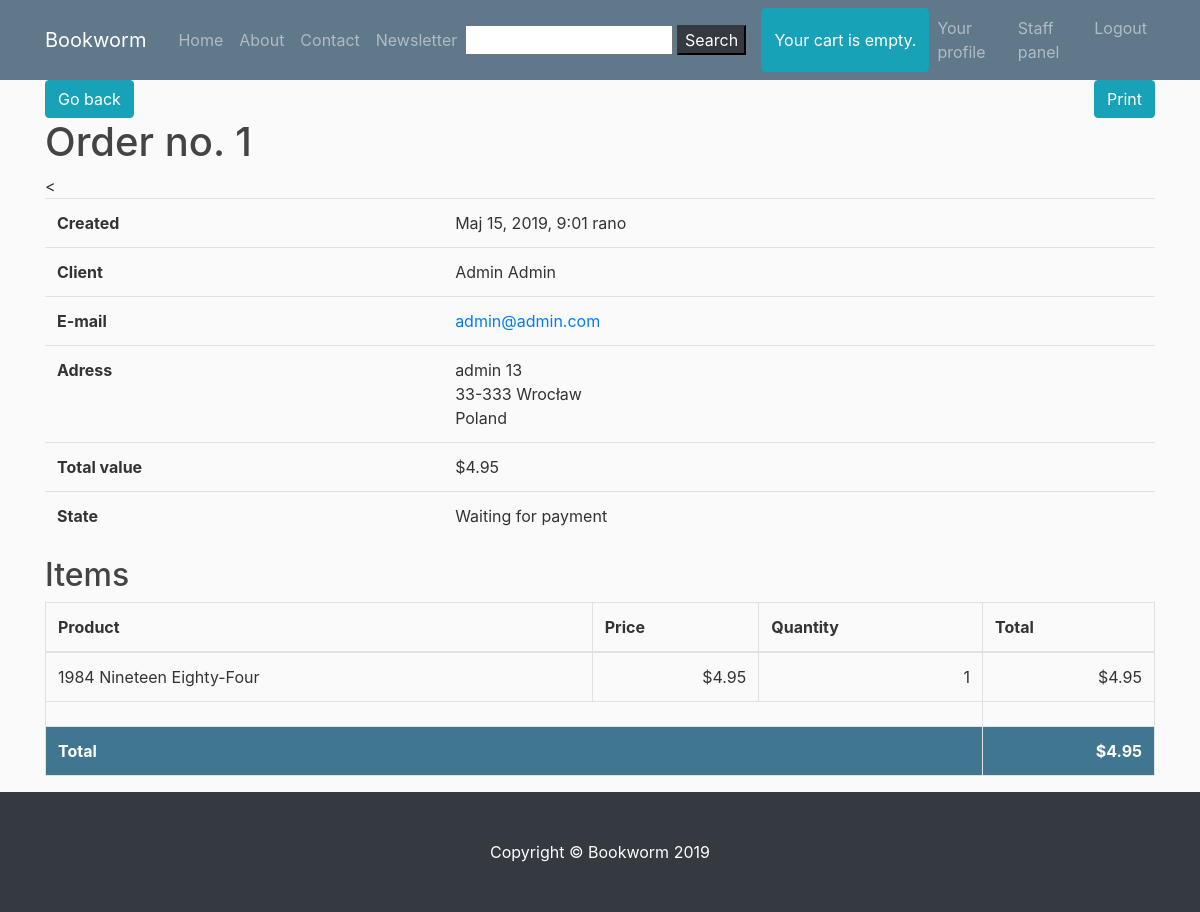
/account/order_detail/1 (signed in), run on the app's committed database.
### orders/models.py (models this page shows, shortened)
class Order(models.Model):
    address = models.ForeignKey(Address, on_delete=models.DO_NOTHING)
    user = models.ForeignKey(User, on_delete=models.DO_NOTHING)
    created = models.DateTimeField(auto_now_add=True)
    updated = models.DateTimeField(auto_now=True)
    paid = models.BooleanField(default=False)
    class Meta:
        ordering = ("created",)
    def get_total_cost(self):
        return sum(item.get_cost() for item in self.items.all())

class OrderItem(models.Model):
    order = models.ForeignKey(Order, related_name="items", on_delete=models.CASCADE)
    product = models.ForeignKey(
        Product, related_name="order_items", on_delete=models.CASCADE
    )
    price = models.DecimalField(max_digits=10, decimal_places=2)
    quantity = models.PositiveIntegerField(default=1)
    def get_cost(self):
        return self.price * self.quantity

### account/models.py (models this page shows, shortened)
class Address(models.Model):
    user = models.ForeignKey(
        User, on_delete=models.SET_NULL, related_name="addresses", null=True
    )
    uuid = models.UUIDField(default=uuid.uuid4, editable=False, null=True)
    name = models.CharField(max_length=100)
    phone = models.CharField(max_length=100, null=True)
    street = models.CharField(max_length=100, null=True)
    city = models.CharField(max_length=100, null=True)
    province = models.CharField(max_length=100, null=True, blank=True)
    postal_code = models.CharField(max_length=100, null=True)
    country = models.CharField(max_length=100, null=True)

class User(AbstractBaseUser):
    email = models.EmailField(max_length=255, unique=True)
    is_active = models.BooleanField(default=True)  # can login
    is_staff = models.BooleanField(default=False)  # staff user non superuser
    is_admin = models.BooleanField(default=False)  # superuser
    created = models.DateTimeField(auto_now_add=True)
    updated = models.DateTimeField(auto_now=True)
    USERNAME_FIELD = "email"  # username
    REQUIRED_FIELDS = []
    objects = UserManager()
    def __str__(self):
        return self.email

### shop/models.py (models this page shows, shortened)
class Product(models.Model):
    name = models.CharField(max_length=100, db_index=True)
    slug = models.SlugField(max_length=150, db_index=True)
    description = models.TextField()
    original_price = models.DecimalField(max_digits=10, decimal_places=2)
    stock = models.PositiveIntegerField()
    available = models.BooleanField(default=True)
    created = models.DateTimeField(auto_now_add=True)
    updated = models.DateTimeField(auto_now=True)
    category = models.ForeignKey(
        Category, on_delete=models.SET_NULL, null=True, blank=True
    )
    total_rating = models.DecimalField(max_digits=3, decimal_places=2, default=0)
    count_rating = models.PositiveIntegerField(default=0)
    likes = models.IntegerField(default=0)
    class Meta:
        ordering = ("name",)

### account/views.py (the view)
# urls.py: path("order_detail/<int:pk>", order_detail, name="order_detail"),
@login_required
def order_detail(request, pk):
    get_object_or_404(request.user.order_set, pk=pk)
    order = Order.objects.prefetch_related("items").get(pk=pk)
    context = {"order": order}
    return render(request, "account/order_detail.html", context=context)

### cart/cart.py (called while the page is built)
    def __len__(self):
        return sum(item['quantity'] for item in self.cart.values())

### cart/context_processors.py (called while the page is built)
def cart(request):
    return {'cart': Cart(request)}

### account/templates/account/order_detail.html
{% extends 'shop/base.html' %}
{% load static %}
{% block extrastyle %}
<link href="{% static 'css/order.css' %}" rel="stylesheet">
{% endblock %}
{% block content %}
<div class="container">
    <div class="row">
        <div class="col">
            <a href="{%url 'account:profile'%}" class="btn btn-info"">Go back</a>
    </div>
    <div class=" col text-right">
                <a class="btn btn-info" href="#" onclick="window.print();">Print</a>
        </div>
    </div>
    <h1>Order no. {{ order.id }}</h1>
    <table class="table">
        <tr>
            <th>Created</th>
            <td>{{ order.created }}</td>
        </tr>
        <tr>
            <th>Client</th>
            <td>{{ order.address.name }} </td>
        </tr>
        <tr>
            <th>E-mail</th>
            <td><a href="mailto:{{ order.email }}">{{ order.user }}</a></td>
        </tr>
        <tr>
            <th>Adress</th>
            <<td>{{ order.address.street }} <br>
                {{ order.address.postal_code }} {{ order.address.city }} <br>
                {{ order.address.country }} <br> </td>
        </tr>
        <tr>
            <th>Total value</th>
            <td>${{ order.get_total_cost }} </td>
        </tr>
        <tr>
            <th>State</th>
            <td>{% if order.paid %}Paid{% else %}Waiting for payment
                {% endif %}</td>
        </tr>
    </table>
    <table class="table table-bordered">
        <h2>Items</h2>
        <thead>
            <tr>
                <th scope="col">Product</th>
                <th scope="col">Price</th>
                <th scope="col">Quantity</th>
                <th scope="col">Total</th>
            </tr>
        </thead>
        <tbody>
            {% for item in order.items.all %}
            <tr>
                <td>{{ item.product.name }}</td>
                <td class="num">${{ item.price }}</td>
                <td class="num">{{ item.quantity }}</td>
                <td class="num">${{ item.get_cost }}</td>
            </tr>
            {% endfor %}
            <tr>
                <td colspan="3"></td>
            </tr>
            <tr class="total">
                <td colspan="3">Total</td>
                <td class="num">${{ order.get_total_cost }}</td>
            </tr>
        </tbody>
    </table>
</div>
{% endblock %}

### account/static/css/order.css (style rules this page uses)
table { width:100%; }
.num { text-align:right; }
.total { background:#417690; color:#fff; font-weight:bold; }

### shop/static/css/shop.css (style rules this page uses)
body { background: #fafafa; color: #333333; margin-top: 5rem; }
h1, h2, h3, h4, h5, h6 { color: #444444; }

### data on the page
Order: id "1", created "Maj 15, 2019, 9:01 rano", address.name "Admin Admin", user "admin@admin.com", address.street "admin 13", address.postal_code "33-333", address.city "Wrocław", address.country "Poland", get_total_cost "4.95"
OrderItem: product.name "1984 Nineteen Eighty-Four", price "4.95", quantity "1", get_cost "4.95"
